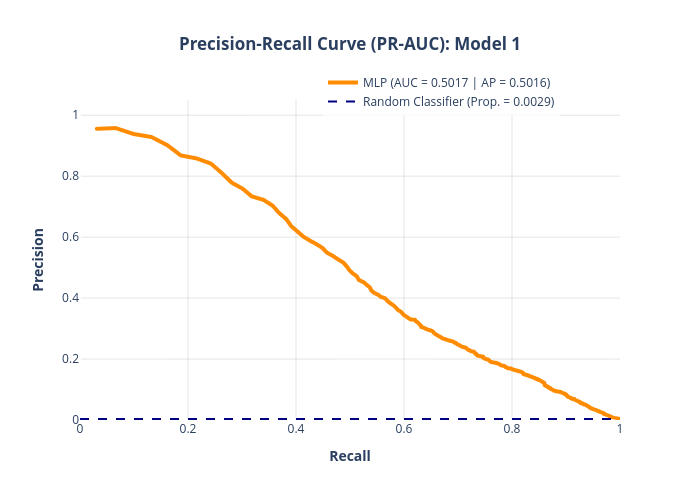

This figure's notebook cell:
### Code cell
plot_PRAUC(precision_mlp_1, recall_mlp_1, pr_auc_mlp_1, ap_mlp_1, "MLP", "Model 1", "darkorange")

### Figure 1 — Plotly figure (JSON) as saved in the notebook; plotly's stock layout.template omitted (floating-point values rounded to 4 significant figures; data arrays with more than 128 entries replaced by an {"elided": "..."} marker saying what was removed)
{"data": [{"hovertemplate": "<b>Recall:</b> %{x:.4f}<br><b>Precision:</b> %{y:.4f}<extra></extra>", "legendgroup": "", "line": {"color": "darkorange", "dash": "solid", "width": 4}, "marker": {"symbol": "circle"}, "mode": "lines", "name": "MLP (AUC = 0.5017 | AP = 0.5016)", "showlegend": true, "type": "scattergl", "x": {"elided": "9273 float values"}, "xaxis": "x", "y": {"elided": "9273 float values"}, "yaxis": "y"}, {"hovertemplate": "=%{y}<extra></extra>", "legendgroup": "", "line": {"color": "navy", "dash": "dash", "width": 2}, "marker": {"color": "#636efa", "symbol": "circle"}, "mode": "lines", "name": "Random Classifier (Prop. = 0.0029)", "orientation": "v", "showlegend": true, "type": "scatter", "x": [null], "xaxis": "x", "y": [null], "yaxis": "y"}], "layout": {"autosize": false, "height": 500, "legend": {"bgcolor": "rgba(255, 255, 255, 0.8)", "tracegroupgap": 0, "x": 0.45, "y": 1.1}, "plot_bgcolor": "white", "shapes": [{"line": {"color": "navy", "dash": "dash", "width": 2}, "type": "line", "x0": 0, "x1": 1, "y0": 0.002941, "y1": 0.002941}], "title": {"text": "<b>Precision-Recall Curve (PR-AUC): Model 1</b>", "x": 0.5}, "width": 700, "xaxis": {"anchor": "y", "domain": [0, 1], "gridcolor": "rgba(0,0,0,0.1)", "range": [0, 1], "title": {"text": "<b>Recall<b>"}}, "yaxis": {"anchor": "x", "domain": [0, 1], "gridcolor": "rgba(0,0,0,0.1)", "range": [0, 1.05], "title": {"text": "<b>Precision<b>"}}}}
